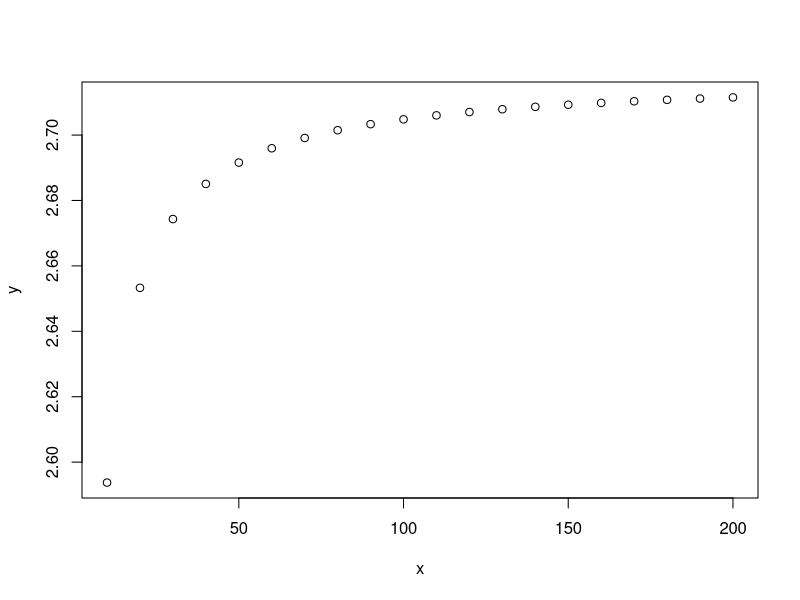

R code for this plot:
## ---- chunk 1
(1+1/100)^100
## ---- chunk 2
17%%5
## ---- chunk 3
17%/%5
## ---- chunk 4
exp(1)
options(digits = 16)
exp(1)
pi
sin(pi/6)
## ---- chunk 5
x <- 100
x

print(x)

show(x)
## ---- chunk 6
(y <- (1+1/x)^x)
## ---- chunk 7
n <- 1
n <- n+1
n
## ---- chunk 8
seq(from = 1, to = 9, by =2)
## ---- chunk 9
seq(from = 1, to = 9)
## ---- chunk 10
seq(1, 9, 2)
## ---- chunk 11
seq(to = 9, from = 1)
## ---- chunk 12
seq(by=-2, 9, 1)
## ---- chunk 13
(x <- seq(1, 20, by = 2))
## ---- chunk 14
(y <- rep(3, 4))
## ---- chunk 15
(z <- c(y, x))
## ---- chunk 16
(x <- 100:110)
## ---- chunk 17
(y <- 110:100)
## ---- chunk 18
(x<- 100:110)

i <- c(1, 3, 2)

x[i]
## ---- chunk 19
j <- c(-1, -2, -3)
x[j]
## ---- chunk 20
x <- c()
## ---- chunk 21
x <- c(1, 2, 3)
y <- c(4, 5, 6)
x*y
y^x
## ---- chunk 22
c(1, 2, 3, 4) + c(1, 2)

2 * c(1, 2, 3)

(1:3)^2
## ---- chunk 23
sqrt(1:3)

mean(1:6)

sort(c(5, 1, 3, 4, 2))
## ---- chunk 24
c(TRUE, FALSE, T, F)
## ---- chunk 25
c("a", "vector", "of", "characters")
## ---- chunk 26
c(1L, 2L, 3L, 4L)
## ---- chunk 27
c("a", 1)
## ---- chunk 28
c(TRUE, FALSE, 0)
## ---- chunk 29
x <- c(1.2, 0.9, 0.8, 1, 1.2)

x.mean <- sum(x)/length(x)

x.mean - mean(x) 
## ---- chunk 30
x.var <- sum((x-x.mean)^2)/(length(x)-1)
x.var - var(x)
## ---- chunk 31
dt <- 0.005
t <- seq(0, pi/6, by = dt)
ft <- cos(t)
(I <- sum(ft) * dt)
## ---- chunk 32
I - sin(pi/6)
## ---- chunk 33
x <- seq(10, 200, by = 10)

y <- (1 + 1/x)^x

exp(1) - y
## ---- chunk 34
plot(x, y)
## ---- chunk 35
a <- NA   # assign NA to variable A
is.na(a)     # is it missing?
## ---- chunk 36
a <- c(11, NA, 13)
is.na(a)
## ---- chunk 37
mean(a)
## ---- chunk 38
mean(a, na.rm = TRUE) #NAs can be removed
## ---- chunk 39
typeof(NA)
## ---- chunk 40
x <- c(NA, 10)
typeof(x[1])
## ---- chunk 41
y <- c(NA, "abc")
typeof(y[1])
## ---- chunk 42
seq(10, 20, by=3)
## ---- chunk 43
4
## ---- chunk 44
mean(c(1,2,3))
## ---- chunk 45
1 > 2
## ---- chunk 46
x1 <- seq(10, 20, by=3)
## ---- chunk 47
x2 <- 1>2
## ---- chunk 48
c(0, 0, 1, 1) | c(0, 1, 0, 1)
## ---- chunk 49
x <- 1:10
x%%4 == 0
## ---- chunk 50
( y <- x[ x%%4==0 ] )
## ---- chunk 51
x <- c(1, NA, 3, 4)
x[x >2]
## ---- chunk 52
subset(x, subset = x>2 )
## ---- chunk 53
x <- c(1, 1, 2, 3, 5, 8, 13)
which(x%%2 == 0)
## ---- chunk 54
x <- c(2.1, 4.2, 3.3, 5.4)
## ---- chunk 55
x[c(TRUE,FALSE,TRUE,FALSE)]
## ---- chunk 56
x[x>3]
## ---- chunk 57
x[order(x)]
## ---- chunk 58
2*2 == 4
## ---- chunk 59
sqrt(2)*sqrt(2) == 2
## ---- chunk 60
all.equal(sqrt(2)*sqrt(2), 2)
## ---- chunk 61
(x <- c(a=1, b=2, c=3))
## ---- chunk 62
y <- 1:3
names(y) <- c("first", "second", "third")
y
## ---- chunk 63
(A <- matrix(1:6, nrow=2, ncol=3, byrow=TRUE))
## ---- chunk 64
A[1, 3] <- 0
A
## ---- chunk 65
A[, 2:3]
## ---- chunk 66
(B <- diag(c(1,2,3)))
## ---- chunk 67
A <- matrix(c(3,5,2,3), nrow=2, ncol=2)
B <- matrix(c(1,1,0,1), nrow=2, ncol=2)
## ---- chunk 68
A %*% B
## ---- chunk 69
A.inv <- solve(A)
A %*% A.inv   # we observe rounding error
## ---- chunk 70
A^(-1)   #This is not an inverse. ^(-1) applies elementwise.
## ---- chunk 71
(C <- cbind(A,B))
## ---- chunk 72
(D <- rbind(A,B))
## ---- chunk 73
colnames(C) <- c("a", "b", "c", "d")
C
## ---- chunk 74
rownames(C) <- c("first", "second")
C
## ---- chunk 75
# number of rows
nrow(C)
## ---- chunk 76
# number of columns
ncol(C)
## ---- chunk 77
(partC1 <- C[,c(1,2)])
## ---- chunk 78
(partC2 <- C[1,])
## ---- chunk 79
(partC <- C[1,c(2,3)])
